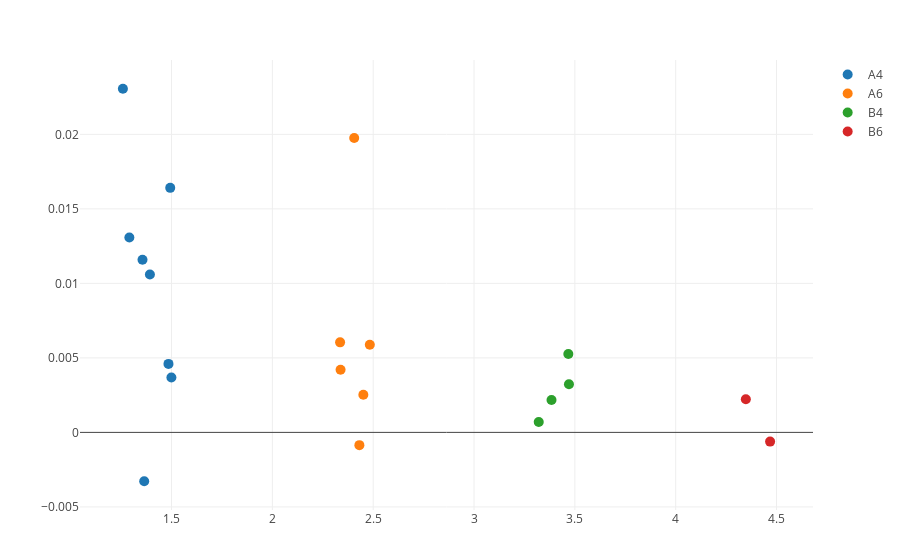

Notebook cell for this chart:
### Code cell
plt2 = PlotlyJS.plot(data2)

### Figure 1 — Plotly figure (JSON) as saved in the notebook; plotly's stock layout.template omitted (floating-point values rounded to 4 significant figures)
{"data": [{"y": [-0.003278, 0.01059, 0.01641, 0.02306, 0.003682, 0.004596, 0.01308, 0.01158], "text": ["P22", "P23a", "P23b", "P24", "P25", "P26", "P27a", "P27b"], "name": "A4", "type": "scatter", "x": [1.364, 1.393, 1.493, 1.259, 1.499, 1.485, 1.291, 1.356], "hove": "text", "mode": "markers", "marker": {"size": 10}}, {"y": [0.005884, 0.004206, 0.002529, 0.01976, -0.0008554, 0.006043], "text": ["P29", "P30", "P31", "P32", "P33", "P35"], "name": "A6", "type": "scatter", "x": [2.483, 2.338, 2.451, 2.406, 2.431, 2.336], "hove": "text", "mode": "markers", "marker": {"size": 10}}, {"y": [0.0007033, 0.005267, 0.003232, 0.002171], "text": ["P40", "P41", "P42", "P43"], "name": "B4", "type": "scatter", "x": [3.321, 3.468, 3.471, 3.384], "hove": "text", "mode": "markers", "marker": {"size": 10}}, {"y": [0.002222, -0.0006164], "text": ["P36", "P39"], "name": "B6", "type": "scatter", "x": [4.348, 4.468], "hove": "text", "mode": "markers", "marker": {"size": 10}}], "layout": {"margin": {"r": 50, "l": 80, "b": 50, "t": 60, "pad": 0}}}
